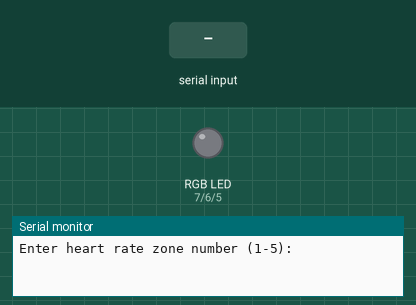
The sketch below on a simulated Arduino Uno, built with avr-gcc and run on an emulated ATmega328P. On the bench: an RGB LED mixed from three pins (HIGH = lit), the last lines printed to the serial monitor. The test bench sets the inputs (shaded band).

Above: at 1.2 s.
1.3 s: "1\n" received over Serial
At 2.0 s:
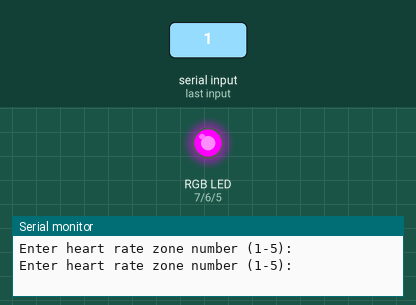
2.8 s: "2\n" received over Serial
At 3.2 s:
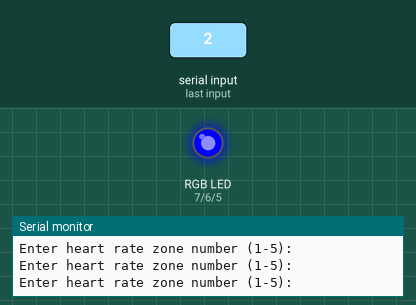
4.3 s: "3\n" received over Serial
At 5.5 s:
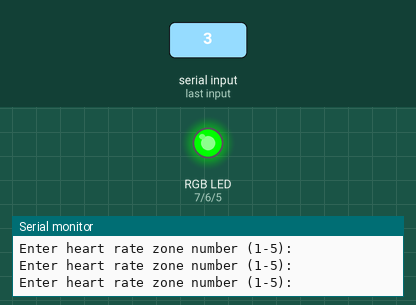
5.8 s: "4\n" received over Serial
At 6.7 s:
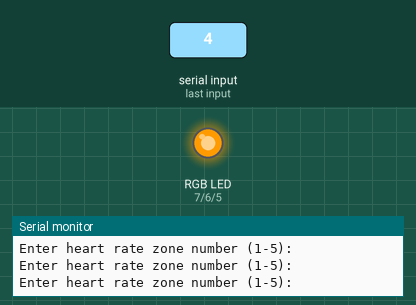
7.3 s: "5\n" received over Serial
At 7.8 s:
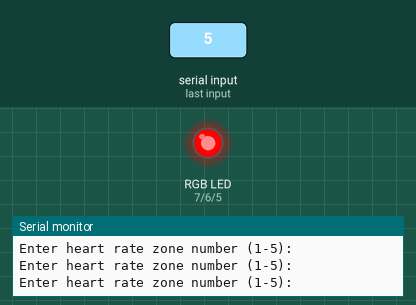
8.8 s: "3\n" received over Serial
At 10.1 s:
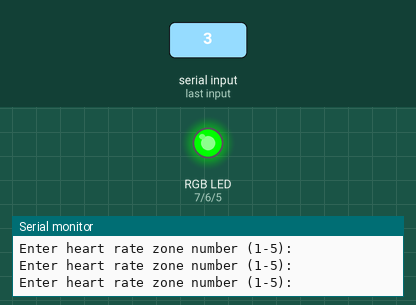
Timing chart, 0 to 11.3 s (numbered marks = the images above; inputs shaded):
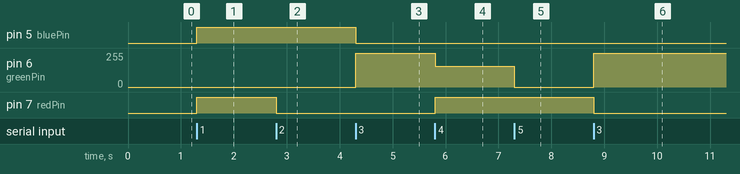

The sketch:

colour_by_input.ino
```cpp
int redPin = 7;
int greenPin = 6;
int bluePin = 5;

// Helper function to get colour values based on zone number
void getZoneColour(int zone) {
  switch (zone) {
    case 1:
      setColor(170, 0, 255); // Yellow
      break;
    case 2:
      setColor(0, 0, 255); // Green
      break;
    case 3: // Yellow
      setColor(0,  255, 0); // Blue
      break;
    case 4: // Purple
      setColor(255, 155 , 0);
      break;
    case 5: // Red
      setColor(255, 0, 0); // Red Color
      break;
  }
}

// Sets the colour on the RGB LED
void setColor(int redValue, int greenValue, int blueValue) {
  analogWrite(redPin, redValue);
  analogWrite(greenPin, greenValue);
  analogWrite(bluePin, blueValue);
}

void setup() {
  pinMode(redPin, OUTPUT);
  pinMode(greenPin, OUTPUT);
  pinMode(bluePin, OUTPUT);
  Serial.begin(9600);
  Serial.println("Enter heart rate zone number (1-5):");
}

void loop() {
  if (Serial.available() > 0) {
    int zone = Serial.parseInt();
    getZoneColour(zone);

    Serial.println("Enter heart rate zone number (1-5):");
  }
}
```

Measured:
- after the input at 1.3 s, pin 5 (bluePin), pin 7 (redPin): LOW → HIGH at once
- after the input at 2.8 s, pin 7 (redPin): HIGH → LOW at once
- after the input at 4.3 s, pin 5 (bluePin): HIGH → LOW at once; pin 6 (greenPin): 0/255 → 255/255 at once
- after the input at 5.8 s, pin 6 (greenPin): 255/255 → 155/255 at once; pin 7 (redPin): LOW → HIGH at once
- after the input at 7.3 s, pin 6 (greenPin): 155/255 → 0/255 at once
- after the input at 8.8 s, pin 6 (greenPin): 0/255 → 255/255 at once; pin 7 (redPin): HIGH → LOW at once
